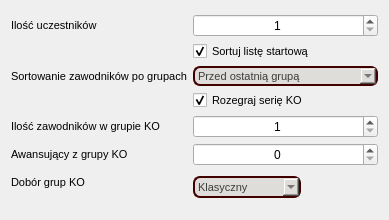
<?xml version="1.0" encoding="UTF-8"?>
<ui version="4.0">
 <class>RoundInfoEditorWidget</class>
 <widget class="QWidget" name="RoundInfoEditorWidget">
  <property name="geometry">
   <rect>
    <x>0</x>
    <y>0</y>
    <width>389</width>
    <height>220</height>
   </rect>
  </property>
  <property name="sizePolicy">
   <sizepolicy hsizetype="Minimum" vsizetype="Minimum">
    <horstretch>0</horstretch>
    <verstretch>0</verstretch>
   </sizepolicy>
  </property>
  <property name="windowTitle">
   <string>Form</string>
  </property>
  <layout class="QVBoxLayout" name="verticalLayout">
   <item>
    <layout class="QFormLayout" name="formLayout">
     <property name="fieldGrowthPolicy">
      <enum>QFormLayout::AllNonFixedFieldsGrow</enum>
     </property>
     <property name="formAlignment">
      <set>Qt::AlignCenter</set>
     </property>
     <property name="horizontalSpacing">
      <number>6</number>
     </property>
     <property name="verticalSpacing">
      <number>2</number>
     </property>
     <item row="0" column="0">
      <widget class="QLabel" name="label">
       <property name="font">
        <font>
         <pointsize>8</pointsize>
        </font>
       </property>
       <property name="text">
        <string>Ilość uczestników</string>
       </property>
      </widget>
     </item>
     <item row="0" column="1">
      <widget class="QSpinBox" name="spinBox_count">
       <property name="font">
        <font>
         <pointsize>9</pointsize>
        </font>
       </property>
       <property name="alignment">
        <set>Qt::AlignCenter</set>
       </property>
       <property name="minimum">
        <number>1</number>
       </property>
       <property name="maximum">
        <number>1000000</number>
       </property>
      </widget>
     </item>
     <item row="1" column="1">
      <widget class="QCheckBox" name="checkBox_sortStartList">
       <property name="font">
        <font>
         <pointsize>8</pointsize>
        </font>
       </property>
       <property name="text">
        <string>Sortuj listę startową</string>
       </property>
       <property name="checked">
        <bool>true</bool>
       </property>
      </widget>
     </item>
     <item row="2" column="0">
      <widget class="QLabel" name="label_sortingGroups">
       <property name="font">
        <font>
         <pointsize>8</pointsize>
        </font>
       </property>
       <property name="text">
        <string>Sortowanie zawodników po grupach</string>
       </property>
      </widget>
     </item>
     <item row="2" column="1">
      <widget class="QComboBox" name="comboBox_sortingAfterGroups">
       <property name="font">
        <font>
         <pointsize>8</pointsize>
        </font>
       </property>
       <property name="styleSheet">
        <string notr="true">QWidget{
	background-color: rgb(222, 221, 218);
	color: rgb(60, 60, 60);
	border: 2px solid rgb(65, 0, 0);
	border-radius: 7px;
}</string>
       </property>
       <item>
        <property name="text">
         <string>Przed ostatnią grupą</string>
        </property>
       </item>
       <item>
        <property name="text">
         <string>Po każdej grupie</string>
        </property>
       </item>
       <item>
        <property name="text">
         <string>Po pierwszej grupie</string>
        </property>
       </item>
       <item>
        <property name="text">
         <string>Nigdy</string>
        </property>
       </item>
      </widget>
     </item>
     <item row="3" column="1">
      <widget class="QCheckBox" name="checkBox_KORound">
       <property name="font">
        <font>
         <pointsize>8</pointsize>
        </font>
       </property>
       <property name="text">
        <string>Rozegraj serię KO</string>
       </property>
       <property name="checked">
        <bool>true</bool>
       </property>
      </widget>
     </item>
     <item row="4" column="0">
      <widget class="QLabel" name="label_KOCount">
       <property name="font">
        <font>
         <pointsize>8</pointsize>
        </font>
       </property>
       <property name="text">
        <string>Ilość zawodników w grupie KO</string>
       </property>
      </widget>
     </item>
     <item row="4" column="1">
      <widget class="QSpinBox" name="spinBox_KOGroupCount">
       <property name="font">
        <font>
         <pointsize>9</pointsize>
        </font>
       </property>
       <property name="alignment">
        <set>Qt::AlignCenter</set>
       </property>
       <property name="minimum">
        <number>1</number>
       </property>
       <property name="maximum">
        <number>1000000</number>
       </property>
      </widget>
     </item>
     <item row="5" column="0">
      <widget class="QLabel" name="label_KOAdvanceCount">
       <property name="font">
        <font>
         <pointsize>8</pointsize>
        </font>
       </property>
       <property name="text">
        <string>Awansujący z grupy KO</string>
       </property>
      </widget>
     </item>
     <item row="5" column="1">
      <widget class="QSpinBox" name="spinBox_AdvancingFromKOGroup">
       <property name="font">
        <font>
         <pointsize>9</pointsize>
        </font>
       </property>
       <property name="alignment">
        <set>Qt::AlignCenter</set>
       </property>
       <property name="minimum">
        <number>0</number>
       </property>
       <property name="maximum">
        <number>1000000</number>
       </property>
      </widget>
     </item>
     <item row="6" column="0">
      <widget class="QLabel" name="label_KOGroupsSelectionType">
       <property name="font">
        <font>
         <pointsize>8</pointsize>
        </font>
       </property>
       <property name="text">
        <string>Dobór grup KO</string>
       </property>
      </widget>
     </item>
     <item row="6" column="1">
      <layout class="QHBoxLayout" name="horizontalLayout">
       <item>
        <widget class="QComboBox" name="comboBox_KOGroupsSelectionType">
         <property name="sizePolicy">
          <sizepolicy hsizetype="Maximum" vsizetype="Expanding">
           <horstretch>0</horstretch>
           <verstretch>0</verstretch>
          </sizepolicy>
         </property>
         <property name="maximumSize">
          <size>
           <width>16777215</width>
           <height>22</height>
          </size>
         </property>
         <property name="font">
          <font>
           <pointsize>8</pointsize>
          </font>
         </property>
         <property name="styleSheet">
          <string notr="true">QWidget{
	background-color: rgb(222, 221, 218);
	color: rgb(60, 60, 60);
	border: 2px solid rgb(65, 0, 0);
	border-radius: 7px;
}</string>
         </property>
         <item>
          <property name="text">
           <string>Klasyczny</string>
          </property>
         </item>
         <item>
          <property name="text">
           <string>Dla dużych grup</string>
          </property>
         </item>
         <item>
          <property name="text">
           <string>Losowo (koszyki)</string>
          </property>
         </item>
         <item>
          <property name="text">
           <string>Losowo</string>
          </property>
         </item>
         <item>
          <property name="text">
           <string>Ręcznie</string>
          </property>
         </item>
        </widget>
       </item>
       <item>
        <spacer name="horizontalSpacer">
         <property name="orientation">
          <enum>Qt::Horizontal</enum>
         </property>
         <property name="sizeType">
          <enum>QSizePolicy::Maximum</enum>
         </property>
         <property name="sizeHint" stdset="0">
          <size>
           <width>15</width>
           <height>20</height>
          </size>
         </property>
        </spacer>
       </item>
       <item>
        <widget class="QLabel" name="label_warningIcon">
         <property name="minimumSize">
          <size>
           <width>32</width>
           <height>32</height>
          </size>
         </property>
         <property name="maximumSize">
          <size>
           <width>32</width>
           <height>32</height>
          </size>
         </property>
         <property name="font">
          <font>
           <pointsize>8</pointsize>
          </font>
         </property>
         <property name="toolTip">
          <string>&lt;html&gt;&lt;head/&gt;&lt;body&gt;&lt;p&gt;&lt;span style=&quot; font-weight:700; color:#ff3434;&quot;&gt;Aby klasyczny dobór grup działał, ilość zawodników w grupie musi być równa 2.&lt;/span&gt;&lt;span style=&quot; color:#ff3434;&quot;&gt; W trybie klasycznym pierwszy zawodnik rywalizuje z ostatnim itd.&lt;/span&gt;&lt;/p&gt;&lt;/body&gt;&lt;/html&gt;</string>
         </property>
         <property name="whatsThis">
          <string/>
         </property>
         <property name="styleSheet">
          <string notr="true">background: transparent;</string>
         </property>
         <property name="text">
          <string/>
         </property>
         <property name="pixmap">
          <pixmap resource="../../../assets.qrc">:/img/warning.png</pixmap>
         </property>
         <property name="scaledContents">
          <bool>false</bool>
         </property>
         <property name="wordWrap">
          <bool>false</bool>
         </property>
         <property name="buddy">
          <cstring></cstring>
         </property>
        </widget>
       </item>
      </layout>
     </item>
    </layout>
   </item>
  </layout>
 </widget>
 <resources>
  <include location="../../../assets.qrc"/>
 </resources>
 <connections/>
</ui>
